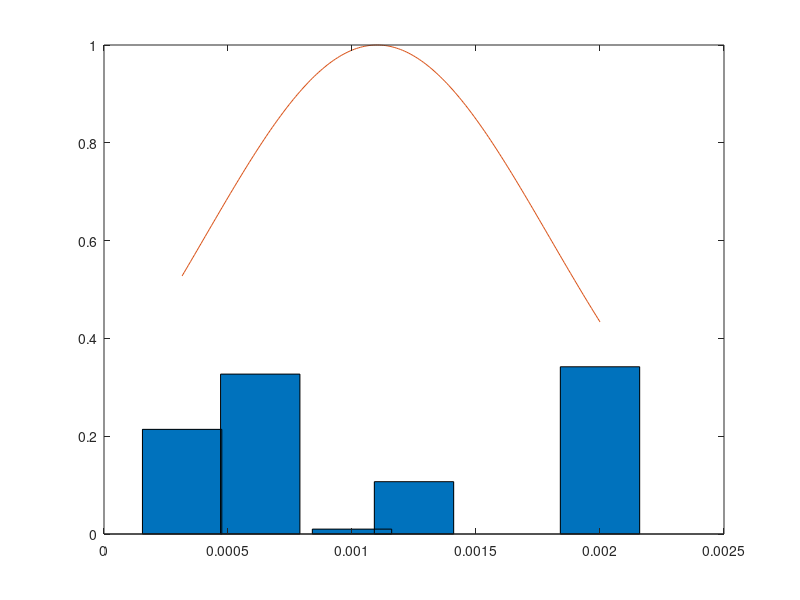
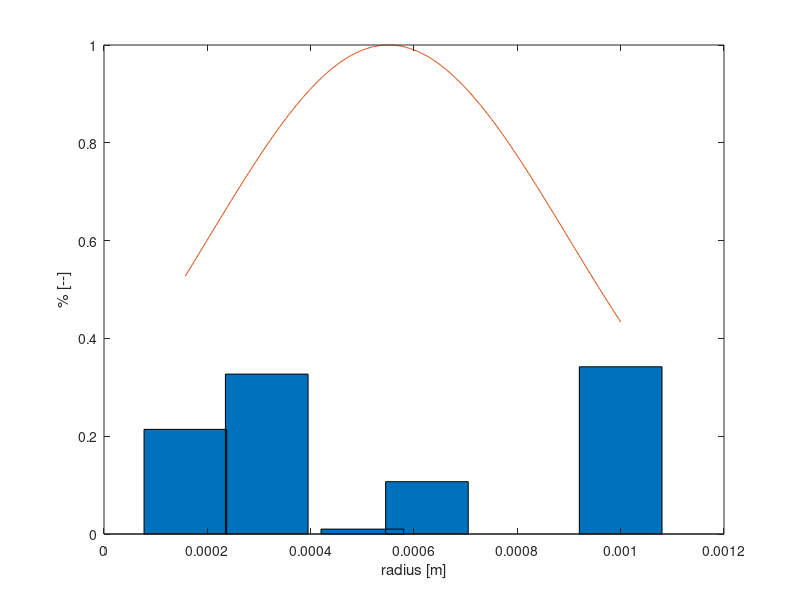
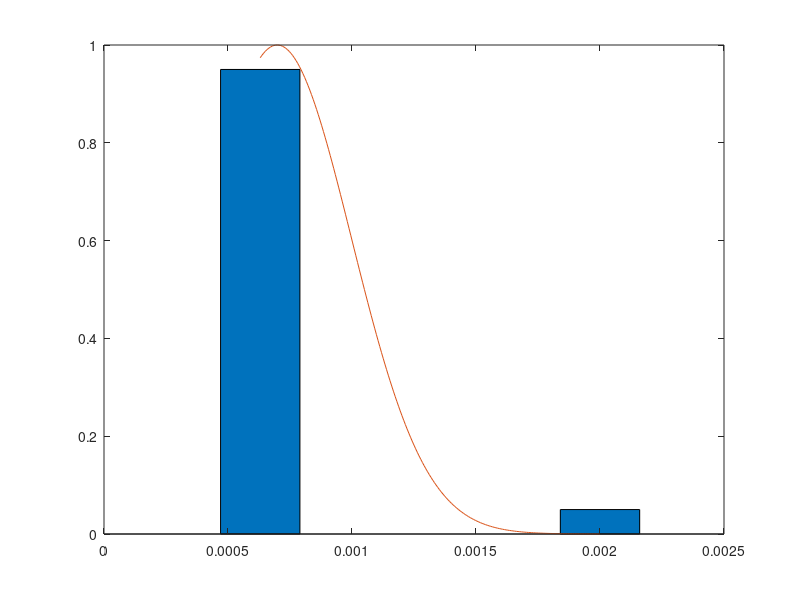
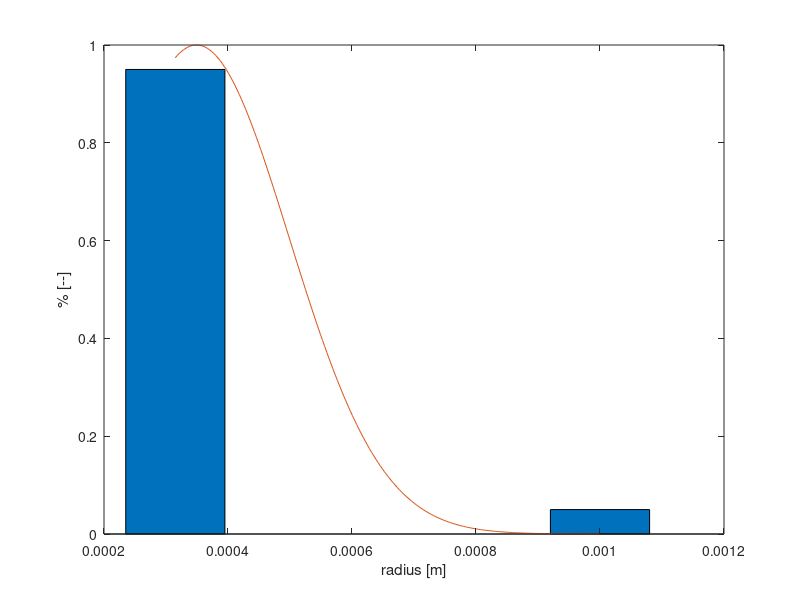

Reproduce these figures in MATLAB, in order.
clear all
close all
clc

diameterIronOreCoarseReal = [6.3; 5.6; 3.55; 2; 1]/1000;
weightIronOreCoarseReal= [0.101676719;	0.119218182;	0.519542204;	0.259562895;	0];

diameterIronOreFineReal = [0.00200000000000000;0.00160000000000000;0.00125000000000000;0.00100000000000000;0.000800000000000000;0.000630000000000000;0.000500000000000000;0.000315000000000000;0.00000001];
weightIronOreFineReal= [0.353978984000000;0.174765409000000;0.149244687000000;0.129140480000000;0.0634363330000000;0.0513413220000000;0.0320992590000000;0.0169929900000000;0.0290005370000000];





%diameter = [0.00450;0.00350;0.00250;0.00150];

wei(:,1) = [0.45; 0.05; 0.05; 0.45]; %gollum 40 1st round
wei(:,2) = [0.0500;0.450;0.450;0.0500];  %gollum 41 1st round
wei(:,3) = [0.25;0.25;0.25;0.25];
wei(:,4) = [0.33;0.17;0.17;0.33];

j=1;
for i=5:8
    
    if i<5
        diameter = [0.00450;0.00350;0.00250;0.00150];
        weight = wei(:,i);   
    elseif i == 5
         diameter =    [2	1.6	1.25	1	0.63	0.315]'/1000; %limestone	fine	sim
         weight = [0.342	0	0.107	0.01	0.327	0.214]';
    elseif i == 6
         diameter =    [2	1.6	1.25	1	0.8	0.63]'/1000; %coke	fine	sim
         weight = [0.050	0.000	0.000	0.000	0.000	0.950]';
    elseif i == 7
         diameter =    [6.3	5.6	3.55	2	1]'/1000; %coke	coarse	sim
         weight = [0.000	0.080	0.920	0.000	0.000]';
    elseif i == 8
         diameter =    [2	1.6	1.25	0.63	0.315]'/1000; %sinter fine	sim
         weight = [0.6205	0.0000	0.1050	0.2299	0.0446]';
    end
    
    radius = diameter/2;
 
weightedMeanDiam(i) = mean(weight.'*diameter,2);
stddevDiam(i)=sqrt(var(diameter, weight));

weightedMeanRad(i) = mean(weight.'*radius,2);
stddevRad(i)=sqrt(var(radius, weight));


x = [min(diameter):(max(diameter)-min(diameter))/199:max(diameter)];
norm = normpdf(x,weightedMeanDiam(i),stddevDiam(i));
norm=norm/max(norm);

x2 = [min(radius):(max(radius)-min(radius))/199:max(radius)];
norm2 = normpdf(x2,weightedMeanRad(i),stddevRad(i));
norm2=norm2/max(norm2);

figure(j);
bar(diameter,weight)
hold on
plot(x,norm)
hold off

j=j+1;

h1=figure(j);
bar(radius,weight)
hold on
plot(x2,norm2)
xlabel('radius [m]');
ylabel('% [--]');
hold off
%print(h1,'-djpeg','-r300',['0',num2str(41+i),'simulationRadiusDistribution',num2str(i)])
j=j+1;

end